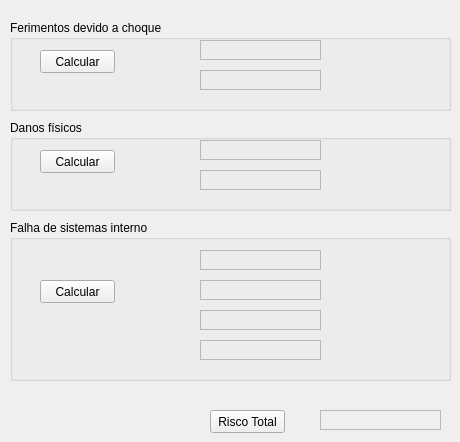
    <widget class="QWidget" name="tab_3">
     <attribute name="title">
      <string>Resumo</string>
     </attribute>
     <widget class="QGroupBox" name="groupBox_5">
      <property name="geometry">
       <rect>
        <x>10</x>
        <y>20</y>
        <width>441</width>
        <height>91</height>
       </rect>
      </property>
      <property name="title">
       <string>Ferimentos devido a choque</string>
      </property>
      <widget class="QLabel" name="RAT">
       <property name="geometry">
        <rect>
         <x>190</x>
         <y>20</y>
         <width>121</width>
         <height>20</height>
        </rect>
       </property>
       <property name="frameShape">
        <enum>QFrame::StyledPanel</enum>
       </property>
       <property name="text">
        <string/>
       </property>
      </widget>
      <widget class="QLabel" name="RUT">
       <property name="geometry">
        <rect>
         <x>190</x>
         <y>50</y>
         <width>121</width>
         <height>20</height>
        </rect>
       </property>
       <property name="frameShape">
        <enum>QFrame::StyledPanel</enum>
       </property>
       <property name="text">
        <string/>
       </property>
      </widget>
      <widget class="QPushButton" name="calc_ferT">
       <property name="geometry">
        <rect>
         <x>30</x>
         <y>30</y>
         <width>75</width>
         <height>23</height>
        </rect>
       </property>
       <property name="text">
        <string>Calcular</string>
       </property>
      </widget>
     </widget>
     <widget class="QGroupBox" name="groupBox_6">
      <property name="geometry">
       <rect>
        <x>10</x>
        <y>120</y>
        <width>441</width>
        <height>91</height>
       </rect>
      </property>
      <property name="title">
       <string>Danos físicos</string>
      </property>
      <widget class="QLabel" name="RVT">
       <property name="geometry">
        <rect>
         <x>190</x>
         <y>50</y>
         <width>121</width>
         <height>20</height>
        </rect>
       </property>
       <property name="frameShape">
        <enum>QFrame::StyledPanel</enum>
       </property>
       <property name="text">
        <string/>
       </property>
      </widget>
      <widget class="QLabel" name="RBT">
       <property name="geometry">
        <rect>
         <x>190</x>
         <y>20</y>
         <width>121</width>
         <height>20</height>
        </rect>
       </property>
       <property name="frameShape">
        <enum>QFrame::StyledPanel</enum>
       </property>
       <property name="text">
        <string/>
       </property>
      </widget>
      <widget class="QPushButton" name="calc_danT">
       <property name="geometry">
        <rect>
         <x>30</x>
         <y>30</y>
         <width>75</width>
         <height>23</height>
        </rect>
       </property>
       <property name="text">
        <string>Calcular</string>
       </property>
      </widget>
     </widget>
     <widget class="QGroupBox" name="groupBox_7">
      <property name="geometry">
       <rect>
        <x>10</x>
        <y>220</y>
        <width>441</width>
        <height>161</height>
       </rect>
      </property>
      <property name="title">
       <string>Falha de sistemas interno</string>
      </property>
      <widget class="QLabel" name="RCT">
       <property name="geometry">
        <rect>
         <x>190</x>
         <y>30</y>
         <width>121</width>
         <height>20</height>
        </rect>
       </property>
       <property name="frameShape">
        <enum>QFrame::StyledPanel</enum>
       </property>
       <property name="text">
        <string/>
       </property>
      </widget>
      <widget class="QLabel" name="RMT">
       <property name="geometry">
        <rect>
         <x>190</x>
         <y>60</y>
         <width>121</width>
         <height>20</height>
        </rect>
       </property>
       <property name="frameShape">
        <enum>QFrame::StyledPanel</enum>
       </property>
       <property name="text">
        <string/>
       </property>
      </widget>
      <widget class="QLabel" name="RWT">
       <property name="geometry">
        <rect>
         <x>190</x>
         <y>90</y>
         <width>121</width>
         <height>20</height>
        </rect>
       </property>
       <property name="frameShape">
        <enum>QFrame::StyledPanel</enum>
       </property>
       <property name="text">
        <string/>
       </property>
      </widget>
      <widget class="QLabel" name="RZT">
       <property name="geometry">
        <rect>
         <x>190</x>
         <y>120</y>
         <width>121</width>
         <height>20</height>
        </rect>
       </property>
       <property name="frameShape">
        <enum>QFrame::StyledPanel</enum>
       </property>
       <property name="text">
        <string/>
       </property>
      </widget>
      <widget class="QPushButton" name="calc_falT">
       <property name="geometry">
        <rect>
         <x>30</x>
         <y>60</y>
         <width>75</width>
         <height>23</height>
        </rect>
       </property>
       <property name="text">
        <string>Calcular</string>
       </property>
      </widget>
     </widget>
     <widget class="QPushButton" name="calc_risT">
      <property name="geometry">
       <rect>
        <x>210</x>
        <y>410</y>
        <width>75</width>
        <height>23</height>
       </rect>
      </property>
      <property name="text">
       <string>Risco Total</string>
      </property>
     </widget>
     <widget class="QLabel" name="RT">
      <property name="geometry">
       <rect>
        <x>320</x>
        <y>410</y>
        <width>121</width>
        <height>20</height>
       </rect>
      </property>
      <property name="frameShape">
       <enum>QFrame::StyledPanel</enum>
      </property>
      <property name="text">
       <string/>
      </property>
     </widget>
    </widget>
